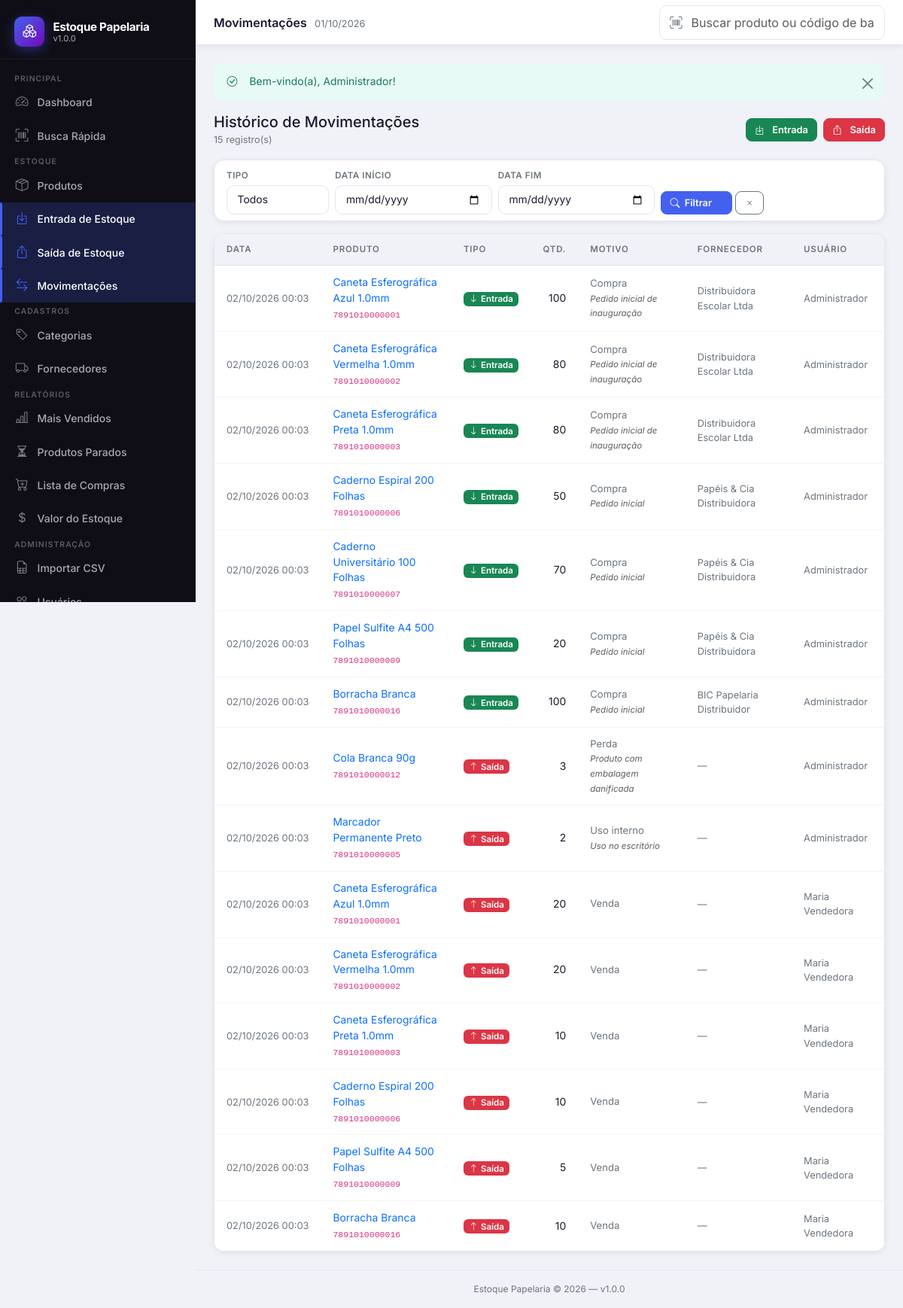
The app's page /radartechh/estoque/public/movimentacoes (signed in) with its own data.
### tables this page shows
CREATE TABLE IF NOT EXISTS `movimentacoes` (
    `id`             INT UNSIGNED AUTO_INCREMENT PRIMARY KEY,
    `produto_id`     INT UNSIGNED   NOT NULL,
    `tipo`           ENUM('entrada','saida') NOT NULL,
    `quantidade`     INT            NOT NULL,
    `motivo`         VARCHAR(100)   DEFAULT NULL,
    `custo_unitario` DECIMAL(10,2)  DEFAULT NULL,
    `fornecedor_id`  INT UNSIGNED   DEFAULT NULL,
    `usuario_id`     INT UNSIGNED   NOT NULL,
    `observacao`     TEXT           DEFAULT NULL,
    `criado_em`      DATETIME       NOT NULL DEFAULT CURRENT_TIMESTAMP,
    INDEX `idx_mov_produto`    (`produto_id`),
    INDEX `idx_mov_tipo`       (`tipo`),
    INDEX `idx_mov_criado_em`  (`criado_em`),
    INDEX `idx_mov_usuario`    (`usuario_id`),
    CONSTRAINT `fk_mov_produto`
        FOREIGN KEY (`produto_id`)    REFERENCES `produtos`     (`id`) ON UPDATE CASCADE,
    CONSTRAINT `fk_mov_fornecedor`
        FOREIGN KEY (`fornecedor_id`) REFERENCES `fornecedores` (`id`) ON UPDATE CASCADE ON DELETE SET NULL,
    CONSTRAINT `fk_mov_usuario`
        FOREIGN KEY (`usuario_id`)    REFERENCES `usuarios`     (`id`) ON UPDATE CASCADE
);

CREATE TABLE IF NOT EXISTS `produtos` (
    `id`             INT UNSIGNED AUTO_INCREMENT PRIMARY KEY,
    `nome`           VARCHAR(200)   NOT NULL,
    `codigo_barras`  VARCHAR(50)    DEFAULT NULL,
    `categoria_id`   INT UNSIGNED   DEFAULT NULL,
    `marca`          VARCHAR(100)   DEFAULT NULL,
    `preco_custo`    DECIMAL(10,2)  NOT NULL DEFAULT 0.00,
    `preco_venda`    DECIMAL(10,2)  NOT NULL DEFAULT 0.00,
    `estoque_atual`  INT            NOT NULL DEFAULT 0,
    `estoque_minimo` INT            NOT NULL DEFAULT 5,
    `ativo`          TINYINT(1)     NOT NULL DEFAULT 1,
    `criado_em`      DATETIME       NOT NULL DEFAULT CURRENT_TIMESTAMP,
    `atualizado_em`  DATETIME       NOT NULL DEFAULT CURRENT_TIMESTAMP ON UPDATE CURRENT_TIMESTAMP,
    UNIQUE KEY `uq_codigo_barras` (`codigo_barras`),
    INDEX `idx_produtos_nome`       (`nome`),
    INDEX `idx_produtos_categoria`  (`categoria_id`),
    INDEX `idx_produtos_ativo`      (`ativo`),
    INDEX `idx_produtos_estoque`    (`estoque_atual`, `estoque_minimo`),
    CONSTRAINT `fk_produto_categoria`
        FOREIGN KEY (`categoria_id`) REFERENCES `categorias` (`id`)
        ON UPDATE CASCADE ON DELETE SET NULL
);

CREATE TABLE IF NOT EXISTS `fornecedores` (
    `id`        INT UNSIGNED AUTO_INCREMENT PRIMARY KEY,
    `nome`      VARCHAR(150) NOT NULL,
    `telefone`  VARCHAR(20)  DEFAULT NULL,
    `email`     VARCHAR(150) DEFAULT NULL,
    `ativo`     TINYINT(1)   NOT NULL DEFAULT 1,
    `criado_em` DATETIME     NOT NULL DEFAULT CURRENT_TIMESTAMP,
    INDEX `idx_fornecedores_nome` (`nome`)
);

CREATE TABLE IF NOT EXISTS `usuarios` (
    `id`         INT UNSIGNED AUTO_INCREMENT PRIMARY KEY,
    `nome`       VARCHAR(100)  NOT NULL,
    `login`      VARCHAR(50)   NOT NULL UNIQUE,
    `senha_hash` VARCHAR(255)  NOT NULL,
    `perfil`     ENUM('admin','vendedor') NOT NULL DEFAULT 'vendedor',
    `ativo`      TINYINT(1)   NOT NULL DEFAULT 1,
    `criado_em`  DATETIME     NOT NULL DEFAULT CURRENT_TIMESTAMP,
    INDEX `idx_usuarios_login` (`login`),
    INDEX `idx_usuarios_ativo` (`ativo`)
);

### app/controllers/MovimentacoesController.php (called while the page is built, shortened)
<?php
require_once dirname(__DIR__) . '/models/MovimentacaoModel.php';
class MovimentacoesController
{
    private MovimentacaoModel $model;
    public function __construct()
    {
        $this->model           = new MovimentacaoModel();
    }
    public function index(?int $id = null): void
    {
        $pagina  = max(1, (int) ($_GET['pagina'] ?? 1));
        $filtros = [
            'produto_id'  => (int) ($_GET['produto_id']  ?? 0),
            'tipo'        => limpar($_GET['tipo']         ?? ''),
            'data_inicio' => limpar($_GET['data_inicio']  ?? ''),
            'data_fim'    => limpar($_GET['data_fim']     ?? ''),
        ];
        $resultado    = $this->model->listar($filtros, $pagina, self::POR_PAGINA);
        $movimentacoes= $resultado['itens'];
        $total        = $resultado['total'];
        require_once dirname(__DIR__) . '/views/movimentacoes/index.php';
    }
}

### config/database.php (called while the page is built, shortened)
<?php
function getDB(): PDO
{
    static $pdo = null;
    if ($pdo === null) {
        $dsn = sprintf(
            'mysql:host=%s;dbname=%s;charset=%s',
            DB_HOST,
            DB_NAME,
            DB_CHARSET
        );
        $opcoes = [
            PDO::ATTR_ERRMODE            => PDO::ERRMODE_EXCEPTION,
            PDO::ATTR_DEFAULT_FETCH_MODE => PDO::FETCH_ASSOC,
            PDO::ATTR_EMULATE_PREPARES   => false,
            PDO::MYSQL_ATTR_INIT_COMMAND => "SET NAMES utf8mb4 COLLATE utf8mb4_unicode_ci",
        ];
        try {
            $pdo = new PDO($dsn, DB_USER, DB_PASS, $opcoes);
        } catch (PDOException $e) {
            if (APP_DEBUG) {
                throw $e;
            }
            die('Não foi possível conectar ao banco de dados. Contate o administrador.');
        }
    }
    return $pdo;
}

### app/models/MovimentacaoModel.php (called while the page is built, shortened)
<?php
class MovimentacaoModel
{
    private PDO $db;
    public function __construct()
    {
        $this->db = getDB();
    }
    public function listar(array $filtros = [], int $pagina = 1, int $porPagina = 25): array
    {
        $where  = ['1=1'];
        $params = [];
        $whereStr = implode(' AND ', $where);
        $stmtTotal = $this->db->prepare("SELECT COUNT(*) FROM movimentacoes m WHERE $whereStr");
        $stmtTotal->execute($params);
        $total = (int) $stmtTotal->fetchColumn();
        $offset = ($pagina - 1) * $porPagina;
        $stmt   = $this->db->prepare(
            "SELECT m.*, p.nome AS produto_nome, p.codigo_barras,
                    u.nome AS usuario_nome,
                    f.nome AS fornecedor_nome
               FROM movimentacoes m
               JOIN produtos  p ON p.id = m.produto_id
               JOIN usuarios  u ON u.id = m.usuario_id
               LEFT JOIN fornecedores f ON f.id = m.fornecedor_id
              WHERE $whereStr
              ORDER BY m.criado_em DESC
              LIMIT :limit OFFSET :offset"
        );
        $stmt->bindValue(':limit',  $porPagina, PDO::PARAM_INT);
        $stmt->bindValue(':offset', $offset,    PDO::PARAM_INT);
        $stmt->execute();
        return ['itens' => $stmt->fetchAll(), 'total' => $total];
    }
}

### app/views/movimentacoes/index.php (the view, shortened to what this page needs)
<?php
require_once dirname(__DIR__) . '/layouts/header.php';
?>
<div class="d-flex justify-content-between align-items-center mb-3">
  <div>
    <h2 class="h5 fw-700 mb-0">Histórico de Movimentações</h2>
    <small class="text-secondary"><?= number_format($total) ?> registro(s)</small>
  </div>
  <div class="d-flex gap-2">
    <a href="<?= APP_URL ?>/movimentacoes/entrada" class="btn btn-success btn-sm">
      <i class="bi bi-box-arrow-in-down me-1"></i>Entrada
    </a>
    <a href="<?= APP_URL ?>/movimentacoes/saida" class="btn btn-danger btn-sm">
      <i class="bi bi-box-arrow-up me-1"></i>Saída
    </a>
  </div>
</div>
<div class="card mb-3">
  <div class="card-body py-2">
    <form method="GET" action="<?= APP_URL ?>/movimentacoes" class="row g-2 align-items-end">
      <div class="col-6 col-md-2">
        <label class="form-label mb-1" style="font-size:.73rem;">Tipo</label>
        <select name="tipo" class="form-select form-select-sm">
          <option value="">Todos</option>
        </select>
      </div>
      <div class="col-6 col-md-3">
        <label class="form-label mb-1" style="font-size:.73rem;">Data início</label>
        <input type="date" name="data_inicio" class="form-control form-control-sm"
               value="<?= e($filtros['data_inicio'] ?? '') ?>">
      </div>
      <div class="col-6 col-md-3">
        <label class="form-label mb-1" style="font-size:.73rem;">Data fim</label>
        <input type="date" name="data_fim" class="form-control form-control-sm"
               value="<?= e($filtros['data_fim'] ?? '') ?>">
      </div>
      <div class="col-6 col-md-2 d-flex gap-1">
        <button type="submit" class="btn btn-primary btn-sm flex-fill">
          <i class="bi bi-search"></i> Filtrar
        </button>
        <a href="<?= APP_URL ?>/movimentacoes" class="btn btn-outline-secondary btn-sm">
          <i class="bi bi-x"></i>
        </a>
      </div>
    </form>
  </div>
</div>
<div class="card">
  <div class="table-responsive">
    <table class="table" aria-label="Histórico de movimentações">
      <thead>
        <tr>
          <th>Data</th>
          <th>Produto</th>
          <th>Tipo</th>
          <th class="text-end">Qtd.</th>
          <th>Motivo</th>
          <th>Fornecedor</th>
          <th>Usuário</th>
        </tr>
      </thead>
      <tbody>
        <?php if (empty($movimentacoes)): ?>
          <tr>
            <td colspan="7" class="text-center py-5 text-secondary">
              <i class="bi bi-inbox" style="font-size:2rem;"></i>
              <p class="mt-2 mb-0">Nenhuma movimentação encontrada.</p>
            </td>
          </tr>
        <?php else: ?>
          <?php foreach ($movimentacoes as $mov): ?>
          <tr>
            <td class="text-secondary" style="font-size:.8rem; white-space:nowrap;">
              <?= dataHora($mov['criado_em']) ?>
            </td>
            <td>
              <a href="<?= APP_URL ?>/produtos/ver/<?= $mov['produto_id'] ?>"
                 class="fw-600 text-decoration-none" style="font-size:.87rem;">
                <?= e($mov['produto_nome']) ?>
              </a>
              <?php if ($mov['codigo_barras']): ?>
                <br><code style="font-size:.72rem;"><?= e($mov['codigo_barras']) ?></code>
              <?php endif; ?>
            </td>
            <td>
              <?php if ($mov['tipo'] === 'entrada'): ?>
                <span class="badge bg-success">
                  <i class="bi bi-arrow-down me-1"></i>Entrada
                </span>
              <?php else: ?>
                <span class="badge bg-danger">
                  <i class="bi bi-arrow-up me-1"></i>Saída
                </span>
              <?php endif; ?>
            </td>
            <td class="text-end fw-700"><?= $mov['quantidade'] ?></td>
            <td class="text-secondary" style="font-size:.82rem;">
              <?= e($mov['motivo'] ?? '—') ?>
              <?php if ($mov['observacao']): ?>
                <br><small class="text-muted fst-italic"><?= e(substr($mov['observacao'], 0, 40)) ?></small>
              <?php endif; ?>
            </td>
            <td class="text-secondary" style="font-size:.8rem;">
              <?= e($mov['fornecedor_nome'] ?? '—') ?>
            </td>
            <td class="text-secondary" style="font-size:.8rem;">
              <?= e($mov['usuario_nome']) ?>
            </td>
          </tr>
          <?php endforeach; ?>
        <?php endif; ?>
      </tbody>
    </table>
  </div>
</div>
<?php require_once dirname(__DIR__) . '/layouts/footer.php'; ?>

### public/assets/css/estoque.css (style rules this page uses)
*, *::before, *::after { box-sizing: border-box; }
:root { --cor-primary: #4361ee; --cor-primary-dark: #3651d4; --cor-primary-light: #eef1fd; --cor-secondary: #7209b7; --cor-success: #2ec4b6; --cor-warning: #f4a261; --cor-danger: #e63946; --cor-info: #4cc9f0; --sidebar-bg: #0f0e17; --sidebar-width: 260px; --sidebar-text: #a8a8b3; --sidebar-text-hover:#ffffff; --sidebar-active-bg: rgba(67, 97, 238, 0.20); --sidebar-border: rgba(255,255,255,0.06); --body-bg: #f0f2f8; --card-bg: #ffffff; --text-primary: #1a1a2e; --text-secondary: #6c757d; --border-color: #e4e6ef; --shadow-sm: 0 2px 8px rgba(0,0,0,.07); --shadow-md: 0 4px 20px rgba(0,0,0,.10); --shadow-lg: 0 8px 40px rgba(0,0,0,.14); --transition: all 0.22s ease; }
html { scroll-behavior: smooth; }
body { font-family: 'Inter', sans-serif; background: var(--body-bg); color: var(--text-primary); font-size: 0.9rem; min-height: 100vh; margin: 0; }
a { text-decoration: none; transition: var(--transition); }
.card { background: var(--card-bg); border: 1px solid var(--border-color); border-radius: 14px; box-shadow: var(--shadow-sm); transition: var(--transition); }
.table-responsive { border-radius: 12px; }
.table { margin-bottom: 0; font-size: 0.87rem; }
.table thead th { background: var(--body-bg); color: var(--text-secondary); font-size: 0.72rem; font-weight: 600; text-transform: uppercase; letter-spacing: 0.07em; border-bottom: 1px solid var(--border-color); padding: 0.75rem 1rem; white-space: nowrap; }
.table tbody td { padding: 0.75rem 1rem; vertical-align: middle; border-bottom: 1px solid rgba(0,0,0,.04); color: var(--text-primary); }
.table tbody tr:last-child td { border-bottom: none; }
.form-control, .form-select { border: 1.5px solid var(--border-color); border-radius: 10px; padding: 0.5rem 0.85rem; font-size: 0.87rem; color: var(--text-primary); transition: var(--transition); background: #fff; }
.form-label { font-weight: 600; font-size: 0.8rem; color: var(--text-secondary); margin-bottom: 0.35rem; text-transform: uppercase; letter-spacing: 0.04em; }
.btn { border-radius: 10px; font-weight: 600; font-size: 0.85rem; padding: 0.5rem 1.1rem; transition: var(--transition); display: inline-flex; align-items: center; gap: 0.4rem; }
.btn-primary { background: var(--cor-primary); border-color: var(--cor-primary); color: #fff; }
.btn-sm { padding: 0.3rem 0.7rem; font-size: 0.8rem; border-radius: 8px; }
.badge { font-size: 0.72rem; font-weight: 600; padding: 0.3em 0.65em; border-radius: 6px; }

### records on screen
movimentacoes: criado_em "02/10/2026 00:03", produto.nome "Caneta Esferográfica Azul 1.0mm", produto.codigo_barras "7891010000001", tipo "entrada" (drawn), quantidade "100", motivo "Compra", observacao "Pedido inicial de inauguração", fornecedor.nome "Distribuidora Escolar Ltda", usuario.nome "Administrador"
movimentacoes: criado_em "02/10/2026 00:03", produto.nome "Caneta Esferográfica Vermelha 1.0mm", produto.codigo_barras "7891010000002", tipo "entrada" (drawn), quantidade "80", motivo "Compra", observacao "Pedido inicial de inauguração", fornecedor.nome "Distribuidora Escolar Ltda", usuario.nome "Administrador"
movimentacoes: criado_em "02/10/2026 00:03", produto.nome "Caneta Esferográfica Preta 1.0mm", produto.codigo_barras "7891010000003", tipo "entrada" (drawn), quantidade "80", motivo "Compra", observacao "Pedido inicial de inauguração", fornecedor.nome "Distribuidora Escolar Ltda", usuario.nome "Administrador"
movimentacoes: criado_em "02/10/2026 00:03", produto.nome "Caderno Espiral 200 Folhas", produto.codigo_barras "7891010000006", tipo "entrada" (drawn), quantidade "50", motivo "Compra", observacao "Pedido inicial", fornecedor.nome "Papéis & Cia Distribuidora", usuario.nome "Administrador"
movimentacoes: criado_em "02/10/2026 00:03", produto.nome "Caderno Universitário 100 Folhas", produto.codigo_barras "7891010000007", tipo "entrada" (drawn), quantidade "70", motivo "Compra", observacao "Pedido inicial", fornecedor.nome "Papéis & Cia Distribuidora", usuario.nome "Administrador"
movimentacoes: criado_em "02/10/2026 00:03", produto.nome "Papel Sulfite A4 500 Folhas", produto.codigo_barras "7891010000009", tipo "entrada" (drawn), quantidade "20", motivo "Compra", observacao "Pedido inicial", fornecedor.nome "Papéis & Cia Distribuidora", usuario.nome "Administrador"
movimentacoes: criado_em "02/10/2026 00:03", produto.nome "Borracha Branca", produto.codigo_barras "7891010000016", tipo "entrada" (drawn), quantidade "100", motivo "Compra", observacao "Pedido inicial", fornecedor.nome "BIC Papelaria Distribuidor", usuario.nome "Administrador"
movimentacoes: criado_em "02/10/2026 00:03", produto.nome "Cola Branca 90g", produto.codigo_barras "7891010000012", tipo "saida" (drawn), quantidade "3", motivo "Perda", observacao "Produto com embalagem danificada", fornecedor_nome "—", usuario.nome "Administrador"
movimentacoes: criado_em "02/10/2026 00:03", produto.nome "Marcador Permanente Preto", produto.codigo_barras "7891010000005", tipo "saida" (drawn), quantidade "2", motivo "Uso interno", observacao "Uso no escritório", fornecedor_nome "—", usuario.nome "Administrador"
movimentacoes: criado_em "02/10/2026 00:03", produto.nome "Caneta Esferográfica Azul 1.0mm", produto.codigo_barras "7891010000001", tipo "saida" (drawn), quantidade "20", motivo "Venda", fornecedor_nome "—", usuario.nome "Maria Vendedora"
movimentacoes: criado_em "02/10/2026 00:03", produto.nome "Caneta Esferográfica Vermelha 1.0mm", produto.codigo_barras "7891010000002", tipo "saida" (drawn), quantidade "20", motivo "Venda", fornecedor_nome "—", usuario.nome "Maria Vendedora"
movimentacoes: criado_em "02/10/2026 00:03", produto.nome "Caneta Esferográfica Preta 1.0mm", produto.codigo_barras "7891010000003", tipo "saida" (drawn), quantidade "10", motivo "Venda", fornecedor_nome "—", usuario.nome "Maria Vendedora"
movimentacoes: criado_em "02/10/2026 00:03", produto.nome "Caderno Espiral 200 Folhas", produto.codigo_barras "7891010000006", tipo "saida" (drawn), quantidade "10", motivo "Venda", fornecedor_nome "—", usuario.nome "Maria Vendedora"
movimentacoes: criado_em "02/10/2026 00:03", produto.nome "Papel Sulfite A4 500 Folhas", produto.codigo_barras "7891010000009", tipo "saida" (drawn), quantidade "5", motivo "Venda", fornecedor_nome "—", usuario.nome "Maria Vendedora"
movimentacoes: criado_em "02/10/2026 00:03", produto.nome "Borracha Branca", produto.codigo_barras "7891010000016", tipo "saida" (drawn), quantidade "10", motivo "Venda", fornecedor_nome "—", usuario.nome "Maria Vendedora"

### other values on screen
APP_NAME "Estoque Papelaria"
APP_VERSION "1.0.0"
$tituloPagina "Movimentações"
$_SESSION['flash_sucesso'] "Bem-vindo(a), Administrador!"
$total "15"
